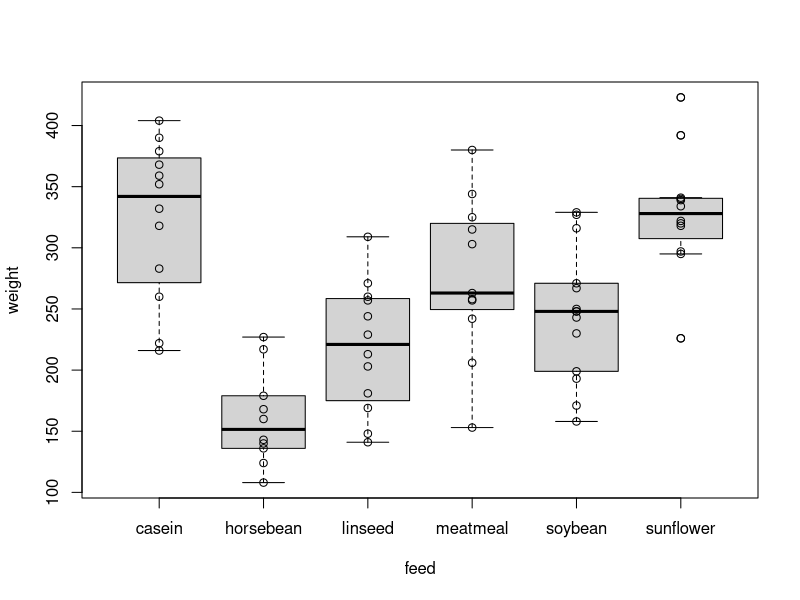
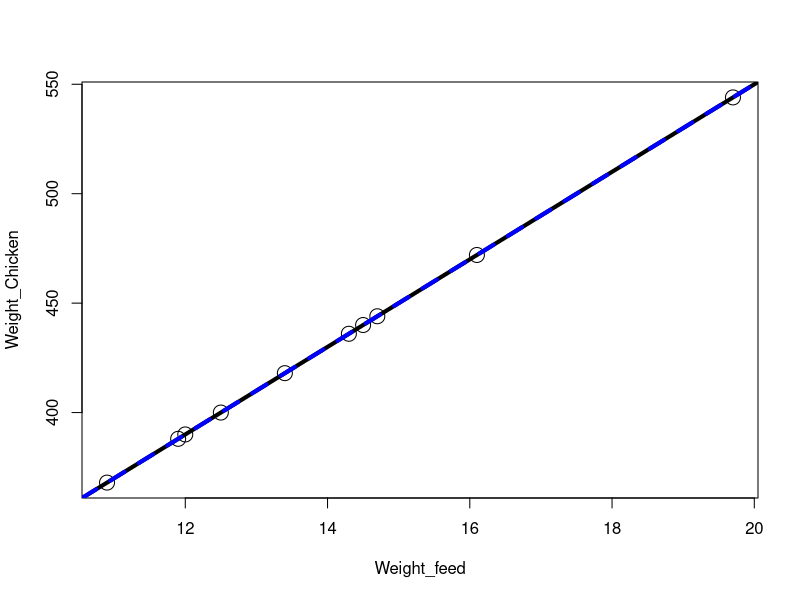
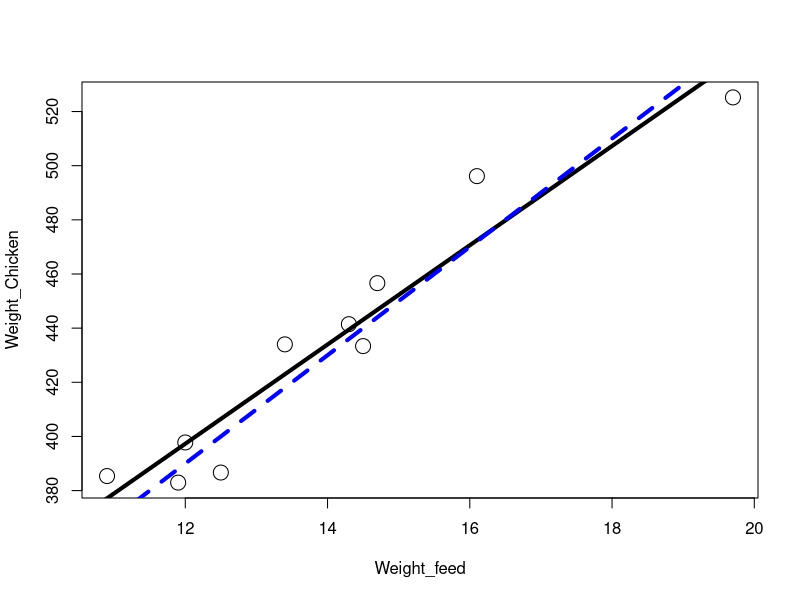
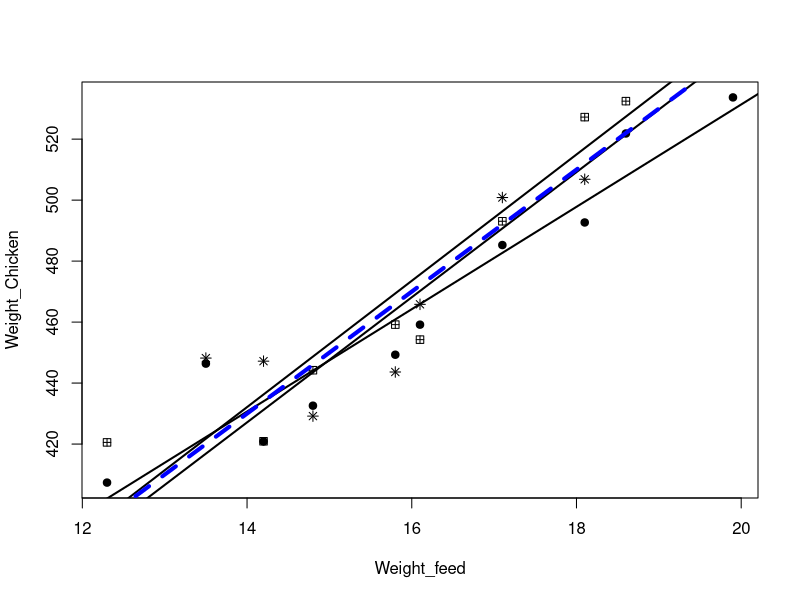
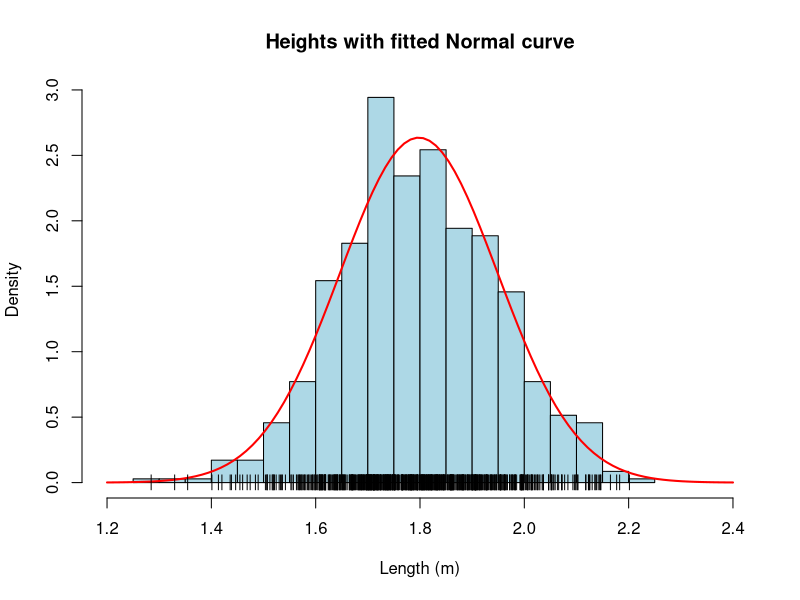
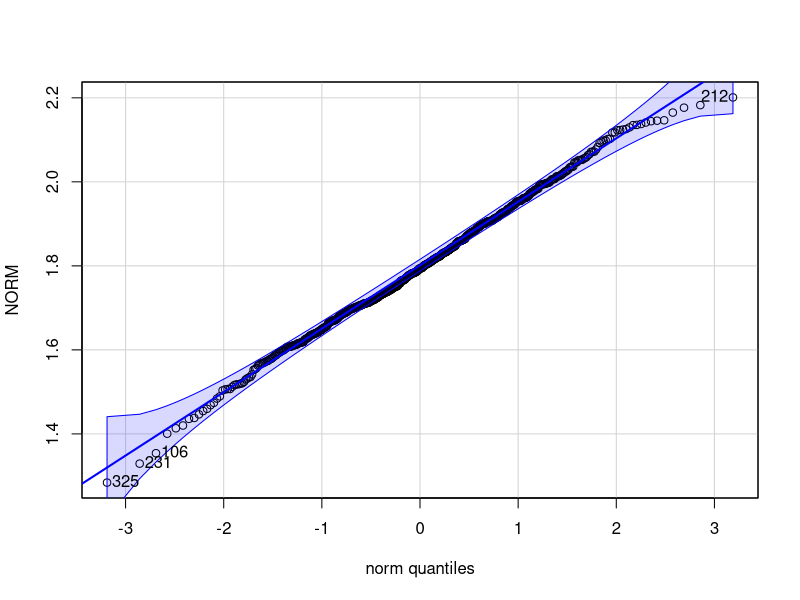
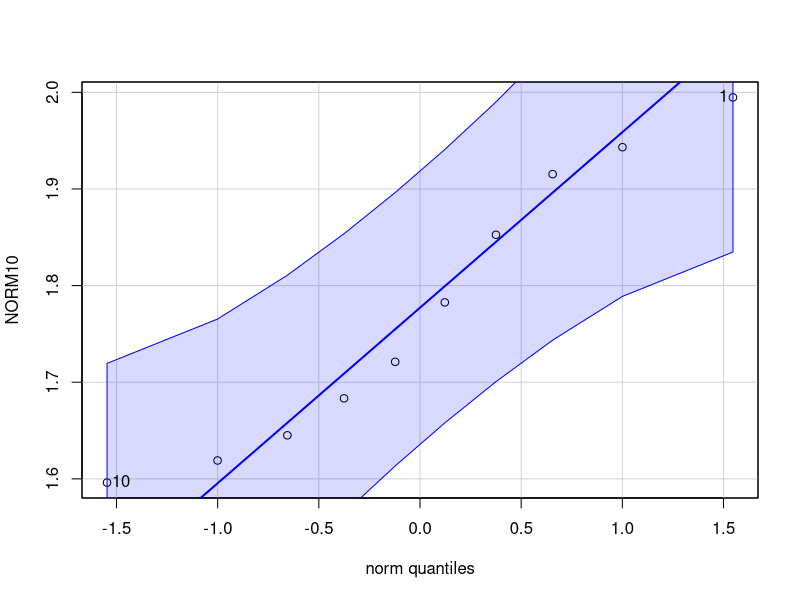
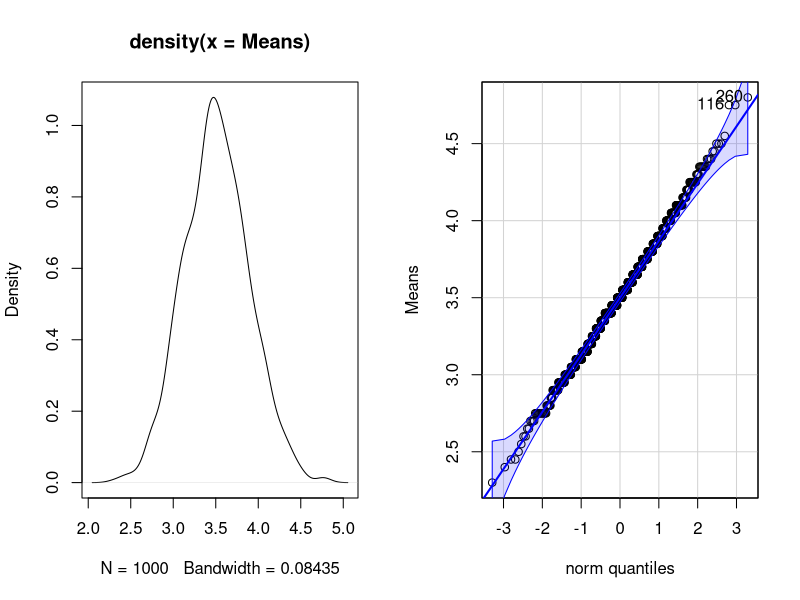

Generate these figures, in order, with R:
## ---- chunk 1
#| code-fold: false
data("chickwts")
plot(weight ~ feed, data = chickwts)
points(weight ~ feed, data = chickwts)
## ---- chunk 2
#| code-fold: false
Model_ANOVA <- lm(weight ~ feed, data = chickwts)
summary.aov(Model_ANOVA)
## ---- chunk 3
#| code-fold: false
w     <- chickwts$weight
grand <- mean(w)                      # one mean for all chickens
group <- ave(w, chickwts$feed)        # each chicken receives its feed's mean

SS_total    <- sum((w - grand)^2)
SS_between  <- sum((group - grand)^2)
SS_residual <- sum((w - group)^2)

df_between  <- nlevels(chickwts$feed) - 1
df_residual <- length(w) - nlevels(chickwts$feed)

F_value <- (SS_between / df_between) / (SS_residual / df_residual)

c(SS_between = SS_between, SS_residual = SS_residual,
  identity_check = SS_total - (SS_between + SS_residual),
  F = F_value,
  p = pf(F_value, df_between, df_residual, lower.tail = FALSE))
## ---- chunk 4
set.seed(635)
Weight_feed <- round(runif(10, 10, 20), 1)

Intercept <- 150
Slope     <- 20
Weight_Chicken <- Intercept + Slope * Weight_feed   # y = a + b * x

LR_Data <- data.frame(Weight_Chicken, Weight_feed)
## ---- chunk 5
#| code-fold: false
plot(Weight_Chicken ~ Weight_feed, cex = 2, data = LR_Data)
abline(lm(Weight_Chicken ~ Weight_feed, data = LR_Data), lwd = 4)  # fitted line
abline(150, 20, lty = 2, col = "blue", lwd = 4)                    # deterministic model line
## ---- chunk 6
set.seed(635)
Weight_feed <- round(runif(10, 10, 20), 1)

Intercept     <- 150
Slope         <- 20
Residual_SD   <- 15

Residuals      <- rnorm(length(Weight_feed), mean = 0, sd = Residual_SD)
Weight_Chicken <- Intercept + Slope * Weight_feed + round(Residuals, 2)

LR_Data <- data.frame(Weight_Chicken, Weight_feed)
Model_LR <- lm(Weight_Chicken ~ Weight_feed, data = LR_Data)
## ---- chunk 7
#| code-fold: false
plot(Weight_Chicken ~ Weight_feed, cex = 2, data = LR_Data)
abline(Model_LR, lwd = 4)                       # fitted line
abline(150, 20, lty = 2, col = "blue", lwd = 4) # true line
## ---- chunk 8
#| code-fold: false
summary(Model_LR)
## ---- chunk 9
#| code-fold: false
x <- LR_Data$Weight_feed
y <- LR_Data$Weight_Chicken

Sxx <- sum((x - mean(x))^2)
Sxy <- sum((x - mean(x)) * (y - mean(y)))

b_hat <- Sxy / Sxx
a_hat <- mean(y) - b_hat * mean(x)
sigma_hat <- sqrt(sum((y - a_hat - b_hat * x)^2) / (length(y) - 2))

c(intercept = a_hat, slope = b_hat, sigma = sigma_hat,
  SE_slope = sigma_hat / sqrt(Sxx))
## ---- chunk 10
set.seed(987)
Weight_feed <- round(runif(10, 10, 20), 1)
Intercept <- 150; Slope <- 20; Residual_SD <- 15

Wc1 <- Intercept + Slope*Weight_feed + round(rnorm(10,0,Residual_SD),2)
Wc2 <- Intercept + Slope*Weight_feed + round(rnorm(10,0,Residual_SD),2)
Wc3 <- Intercept + Slope*Weight_feed + round(rnorm(10,0,Residual_SD),2)

plot(Wc1 ~ Weight_feed, cex = 1, pch = 19, ylab = "Weight_Chicken")
points(Wc2 ~ Weight_feed, pch = 12)
points(Wc3 ~ Weight_feed, pch = 8)
abline(lm(Wc1 ~ Weight_feed), lwd = 2)
abline(lm(Wc2 ~ Weight_feed), lwd = 2)
abline(lm(Wc3 ~ Weight_feed), lwd = 2)
abline(150, 20, lty = 2, col = "blue", lwd = 4)
## ---- chunk 11
#| code-fold: false
set.seed(1)
slopes <- replicate(1000, {
  Wc <- Intercept + Slope * Weight_feed + rnorm(10, 0, Residual_SD)
  coef(lm(Wc ~ Weight_feed))[2]
})

c(mean_of_slopes = mean(slopes),
  sd_of_slopes   = sd(slopes),
  formula        = Residual_SD / sqrt(sum((Weight_feed - mean(Weight_feed))^2)))
## ---- chunk 12
#| code-fold: true
#| code-summary: "simulation code"

set.seed(837)
NORM <- rnorm(700, mean = 1.8, sd = 0.15)
hist(NORM, probability = TRUE, breaks = 30, xlim = c(1.2, 2.4),
     col = "lightblue", border = "black",
     xlab = "Length (m)", main = "Heights with fitted Normal curve")
x <- seq(1.2, 2.4, length.out = 100)
lines(x, dnorm(x, mean(NORM), sd(NORM)), col = "red", lwd = 2)
points(NORM, rep(0, length(NORM)), pch = "|")
## ---- chunk 13
#| code-fold: false

# points on the line => normal with n most extreme points labelled by row number.
car::qqPlot(NORM, id = list(n = 4))     
## ---- chunk 14
#| code-fold: false
shapiro.test(NORM)    # formal test of normality
## ---- chunk 15
set.seed(837)
NORM10 <- rnorm(10, mean = 1.8, sd = 0.15)
## ---- chunk 16
car::qqPlot(NORM10, id = list(n = 2))
## ---- chunk 17
shapiro.test(NORM10)
## ---- chunk 18
#| code-fold: true
#| code-summary: "simulation code"
#| 
set.seed(573)
Means <- replicate(1000, mean(sample(1:6, 20, replace = TRUE)))
par(mfrow = c(1, 2)); plot(density(Means)); car::qqPlot(Means); par(mfrow = c(1, 1))
## ---- chunk 19
#| code-fold: false
c(simulated = sd(Means), predicted = sqrt(35 / 12 / 20))
## ---- chunk 20
#| code-fold: false
set.seed(354)
RV <- round(runif(10, 0, 10), 3)
RV[1:9]     # only the first nine are shown
## ---- chunk 21
#| code-fold: false
mean(RV)
## ---- chunk 22
#| code-fold: false
10 * mean(RV) - sum(RV[1:9])   # the forced tenth value
RV[10]                         # the actual tenth value
## ---- chunk 23
#| code-fold: false
set.seed(988)
Nine <- round(runif(9, 0, 10), 3)
10 * 4.8881 - sum(Nine)   # the tenth value that forces the mean to 4.8881
## ---- chunk 24
#| code-fold: true
#| code-summary: "simulation code"
# One observation: Conc = 0.2, BD = 85.
# Every model BD = a + b*Conc passing through it is equally valid.
# For any chosen slope b, the intercept is forced: a = 85 - b*0.2.
Conc_obs <- 0.2
BD_obs   <- 85
slopes   <- c(5, 10, 15, 0, -5, -10, 2.5, 7.5, -2.5)

par(mar = c(4, 4, 2, 2))
plot(BD_obs ~ Conc_obs, xlim = c(0, 0.5), ylim = c(82, 90), cex = 3,
     pch = 19, col = "green", xlab = "Conc", ylab = "BD")
for (b in slopes) {
  a <- BD_obs - b * Conc_obs      # intercept forced by the model form
  abline(a = a, b = b, lty = 3, lwd = 2)
}
## ---- chunk 25
#| code-fold: true
#| code-summary: "simulation code"
#| 
Conc <- c(0.2, 0.1, 0.4, 0.25, 0.3, 0.15, 0.05, 0.5)
BP   <- c(85, 84.5, 86.1, 85.5, 85, 84.1, 84.15, 85.5)
par(mar = c(4, 4, 2, 2))
plot(BP ~ Conc, xlim = c(0, 0.5), ylim = c(82, 90), pch = 19, cex = 3,
     main = "Four saturated fits — four different lines")
abline(84, 5, lwd = 3, col = "blue"); abline(84.5, 4, lwd = 3, col = "blue")
abline(83.2, 6, lwd = 3, col = "blue"); abline(84, 3, lwd = 3, col = "blue")
## ---- chunk 26
BP   <- c(85, 84.5, 86.1, 85.5, 85, 84.1, 84.15, 85.5)
Conc <- c(0.2, 0.1, 0.4, 0.25, 0.3, 0.15, 0.05, 0.5)
plot(BP ~ Conc, xlim = c(0, 0.5), ylim = c(82, 90), cex = 3, pch = 19, col = "green")
Model <- lm(BP ~ Conc)
abline(Model, lwd = 3, col = "blue")
Fit <- fitted(Model)
for (i in seq_along(Fit)) segments(Conc[i], Fit[i], Conc[i], BP[i], col = "red", lwd = 2)
## ---- chunk 27
#| code-fold: false
set.seed(310)
df_res <- c(2, 6, 20, 100)

sigma_hat <- sapply(df_res, function(d) {
  n <- d + 2                                    # a line has two parameters
  x <- seq(0, 1, length.out = n)
  replicate(2000, {
    y <- 3 + 2 * x + rnorm(n, 0, 1)             # true sigma = 1
    summary(lm(y ~ x))$sigma
  })
})
colnames(sigma_hat) <- paste("df =", df_res)

boxplot(sigma_hat, ylab = expression(hat(sigma)), col = "lightblue",
        main = "Estimated residual SD; true value 1")
abline(h = 1, lty = 2, col = "firebrick", lwd = 2)

round(rbind(mean_of_sigma2_hat = colMeans(sigma_hat^2),
            sd_of_sigma_hat    = apply(sigma_hat, 2, sd)), 2)
## ---- chunk 28
#| code-fold: false
crit <- c(qt(0.975, df = df_res), qnorm(0.975))
names(crit) <- c(paste("df =", df_res), "normal")
round(crit, 2)        # value |t| must exceed for p < 0.05
## ---- chunk 29
#| code-fold: true
#| code-summary: "Code generating the plot"
x <- seq(-4, 4, length = 1000)
plot(x, dt(x, 4), type = "l", col = "red", lwd = 2, ylim = c(0, 0.4),
     main = "t-distributions by degrees of freedom", xlab = "t", ylab = "Density")
lines(x, dt(x, 8),   col = "blue",   lwd = 2)
lines(x, dt(x, 10),  col = "green",  lwd = 2)
lines(x, dt(x, 100), col = "purple", lwd = 2)
legend("topright", legend = c("df = 4","df = 8","df = 10","df = 100"),
       col = c("red","blue","green","purple"), lwd = 2)
## ---- chunk 30
library(boot)
set.seed(123)
n <- 20
x <- rnorm(n, 5, 2); y <- 2*x + rnorm(n)
data <- data.frame(x, y)

boot_fn <- function(d, i) coef(lm(y ~ x, data = d[i, ]))
boot_results <- boot(data, boot_fn, R = 25)

library(ggplot2)
p <- ggplot(data, aes(x, y)) +
  geom_point() +
  geom_smooth(method = "lm", se = TRUE, color = "blue", linewidth = 1.5) +
  theme_minimal() +
  labs(title = "Regression with bootstrap resample lines")
for (i in seq_len(nrow(boot_results$t)))
  p <- p + geom_abline(intercept = boot_results$t[i, 1],
                       slope     = boot_results$t[i, 2],
                       color = "red", alpha = 0.3)
p
## ---- chunk 31
#| code-fold: false
two <- droplevels(subset(chickwts, feed %in% c("casein", "horsebean")))

tt   <- t.test(weight ~ feed, data = two, var.equal = TRUE)
fit2 <- lm(weight ~ feed, data = two)

c(t_from_t.test = unname(tt$statistic),
  t_from_lm     = summary(fit2)$coefficients[2, 3],
  F_from_anova  = anova(fit2)[1, 4],
  t_squared     = unname(tt$statistic)^2)
## ---- chunk 32
#| code-fold: false
model.matrix(fit2)[c(1, 2, 11, 12), ]
## ---- chunk 33
#| code-fold: false
set.seed(2026)
m     <- 10000
n_per <- 5
expr  <- matrix(rnorm(m * 2 * n_per), nrow = m)   # rows are genes; no real differences
A     <- expr[, 1:n_per]
B     <- expr[, n_per + 1:n_per]

# a two-sample t-test for every gene at once
s2    <- (apply(A, 1, var) + apply(B, 1, var)) / 2
tstat <- (rowMeans(A) - rowMeans(B)) / sqrt(s2 * 2 / n_per)
pval  <- 2 * pt(-abs(tstat), df = 2 * n_per - 2)

hist(pval, breaks = 20, col = "lightblue", main = "",
     xlab = "p-value (no gene truly differs)")
## ---- chunk 34
#| code-fold: false
c(significant_at_0.05 = sum(pval < 0.05),
  expected            = 0.05 * m,
  bonferroni          = sum(pval < 0.05 / m),
  benjamini_hochberg  = sum(p.adjust(pval, method = "BH") < 0.05))
